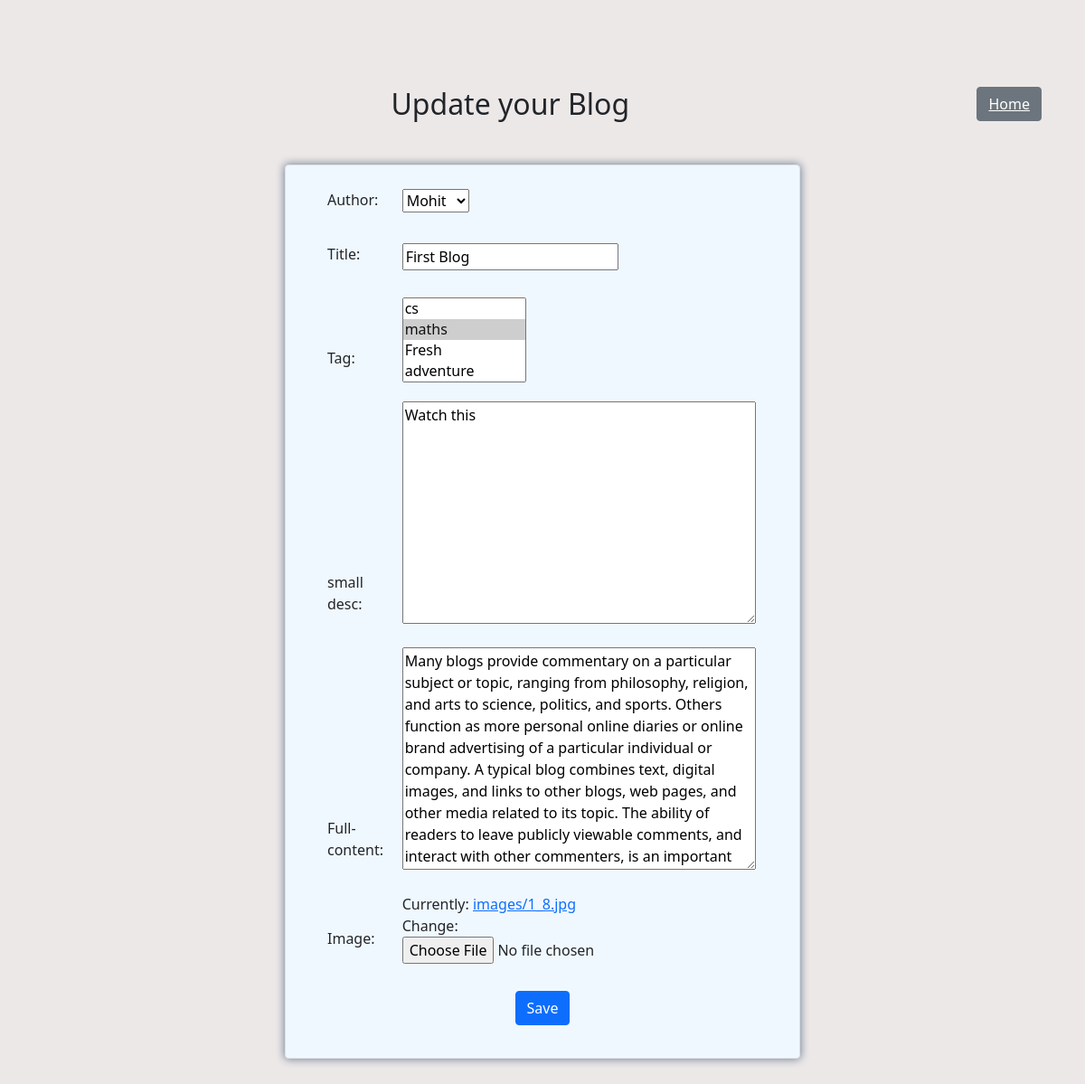
The app's page /blog/update/20, older data.
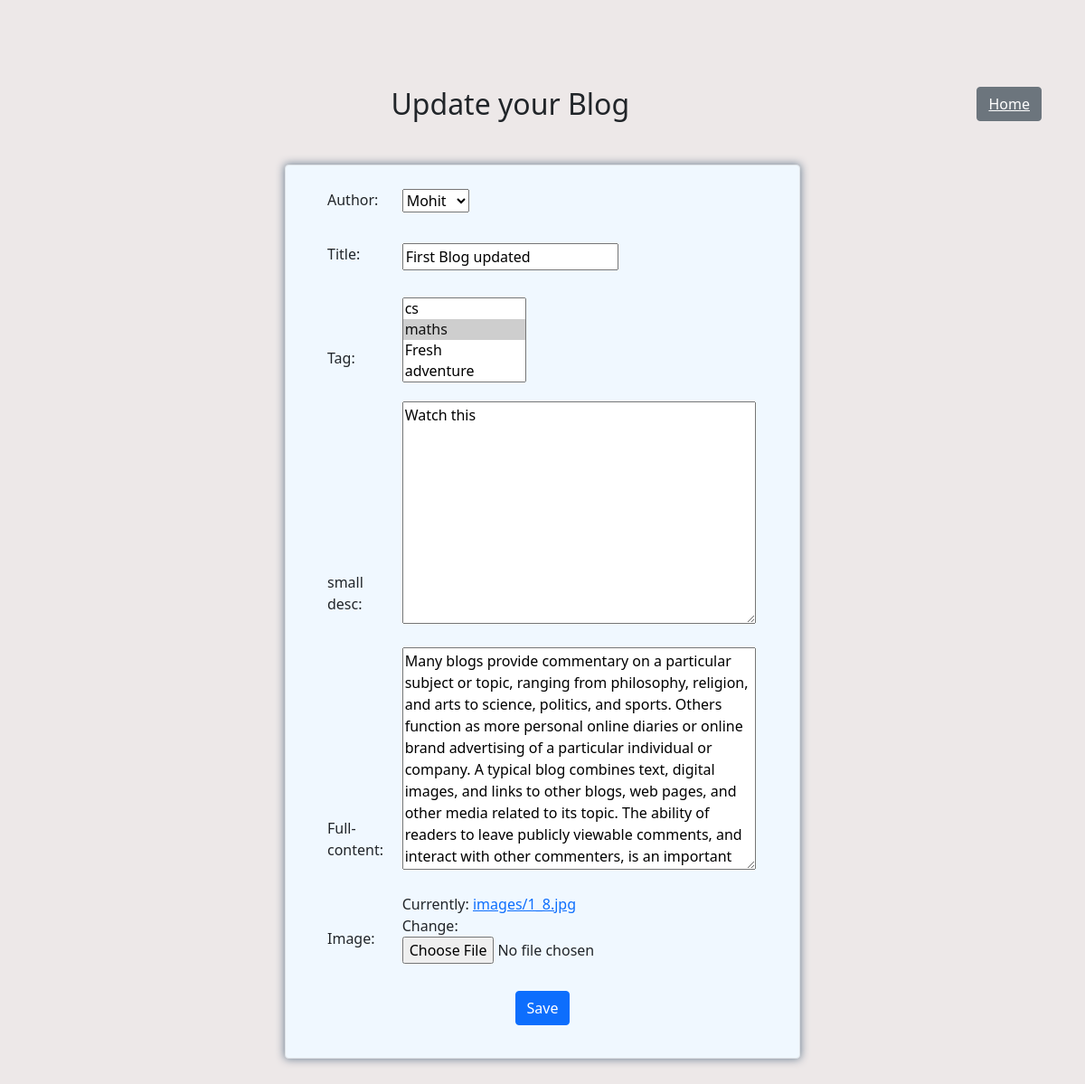
The same page, newer data.
### main/models.py (models this page shows, shortened)
class Blogs(models.Model):
    author = models.ForeignKey(User, on_delete=models.CASCADE)
    tag = models.ManyToManyField(Tags)
    title = models.CharField(max_length=200)
    small_desc= models.TextField()
    full_content = models.TextField()
    img= models.ImageField(upload_to="images/")

### main/views.py (the view)
# urls.py: path('blog/update/<int:pk>',views.Update, name='Update'),
def Update(request,pk):
    try:
        if request.method == "POST":
            particularBlog = Blogs.objects.get(pk= pk)
            update = BlogForm(request.POST, request.FILES ,instance = particularBlog)
            if update.is_valid():
                update.save()
                return redirect("/blog")
        particularBlog = Blogs.objects.get(pk= pk)
        content = BlogForm(instance=particularBlog)
        info = {'content':content}
        return render(request,"update.html",info)
    except:
        return HttpResponse("Some error occurred while processing your request")

### main/forms.py
class BlogForm(ModelForm):
    class Meta:
        model = Blogs
        fields = '__all__'

### main/models.py (called while the page is built)
    def __str__(self):
        return self.name

    def __str__(self):
        return self.tags

### templates/update.html (shortened to what this page needs)
{% extends "add_new.html" %}
{% block heading %}
        Update your Blog
{% endblock %}
{% block form %}
<form method= "post" enctype = "multipart/form-data" action = "">
    <div class="row">
      <div class="col-2">
        <label for="title" class="form-label"> Author: </label>
      </div>
      <div class="col-8">
        {{content.author}}
      </div>
    </div>
    <div class="row">
      <div class="col-2">
        <label for="title" class="form-label"> Title: </label>
      </div>
      <div class="col-8">
        {{content.title}}
      </div>
    </div>
    <div class="row">
      <div class="col-2">
        <label for="tag" class="form-label"> Tag: </label>
      </div>
      <div class="col-8">
        {{content.tag}}
      </div>
    </div>
    <div class="row">
      <div class="col-2">
        <label for="small-desc" class="form-label"> small desc: </label>
      </div>
      <div class="col-8">
        {{content.small_desc}}
      </div>
    </div>
    <div class="row">
      <div class="col-2">
        <label for="full-content" class="form-label"> Full-content: </label>
      </div>
      <div class="col-8">
        {{content.full_content}}
      </div>
    </div>
      <div class="row">
        <div class="col-2">
          <label for="image" class="form-label">Image: </label>
        </div>
        <div class="col-8">
          {{content.img}}
        </div>
      </div>
      <div class="submit-button">
        <button type="submit" class="btn btn-primary"> Save</button>
      </div>
  </form>
 {% endblock %}

Row changes from the older to the newer data that the page shows:
changed Blogs "Mohit": title "First Blog" → "First Blog updated"
